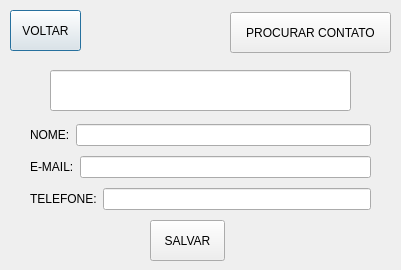
<?xml version="1.0" encoding="UTF-8"?>
<ui version="4.0">
 <class>TelaAlterar</class>
 <widget class="QDialog" name="TelaAlterar">
  <property name="geometry">
   <rect>
    <x>0</x>
    <y>0</y>
    <width>401</width>
    <height>270</height>
   </rect>
  </property>
  <property name="windowTitle">
   <string>Dialog</string>
  </property>
  <widget class="QPushButton" name="pushButtonVoltar">
   <property name="geometry">
    <rect>
     <x>10</x>
     <y>10</y>
     <width>71</width>
     <height>41</height>
    </rect>
   </property>
   <property name="text">
    <string>VOLTAR</string>
   </property>
  </widget>
  <widget class="QPushButton" name="pushButtonSalvar">
   <property name="geometry">
    <rect>
     <x>150</x>
     <y>220</y>
     <width>75</width>
     <height>41</height>
    </rect>
   </property>
   <property name="text">
    <string>SALVAR</string>
   </property>
  </widget>
  <widget class="QPushButton" name="pushButtonAlterar">
   <property name="geometry">
    <rect>
     <x>230</x>
     <y>12</y>
     <width>161</width>
     <height>41</height>
    </rect>
   </property>
   <property name="text">
    <string>PROCURAR CONTATO</string>
   </property>
  </widget>
  <widget class="QLineEdit" name="lineEditNomeContato">
   <property name="geometry">
    <rect>
     <x>50</x>
     <y>70</y>
     <width>301</width>
     <height>41</height>
    </rect>
   </property>
  </widget>
  <widget class="QWidget" name="layoutWidget">
   <property name="geometry">
    <rect>
     <x>30</x>
     <y>120</y>
     <width>341</width>
     <height>95</height>
    </rect>
   </property>
   <layout class="QVBoxLayout" name="verticalLayout">
    <item>
     <layout class="QHBoxLayout" name="horizontalLayout_2">
      <item>
       <widget class="QLabel" name="label">
        <property name="text">
         <string>NOME:</string>
        </property>
       </widget>
      </item>
      <item>
       <widget class="QLineEdit" name="lineEditNome"/>
      </item>
     </layout>
    </item>
    <item>
     <layout class="QHBoxLayout" name="horizontalLayout">
      <item>
       <widget class="QLabel" name="label_2">
        <property name="text">
         <string>E-MAIL:</string>
        </property>
       </widget>
      </item>
      <item>
       <widget class="QLineEdit" name="lineEditEmail"/>
      </item>
     </layout>
    </item>
    <item>
     <layout class="QHBoxLayout" name="horizontalLayout_3">
      <item>
       <widget class="QLabel" name="label_3">
        <property name="text">
         <string>TELEFONE:</string>
        </property>
       </widget>
      </item>
      <item>
       <widget class="QLineEdit" name="lineEditTelefone"/>
      </item>
     </layout>
    </item>
   </layout>
  </widget>
 </widget>
 <resources/>
 <connections/>
</ui>
